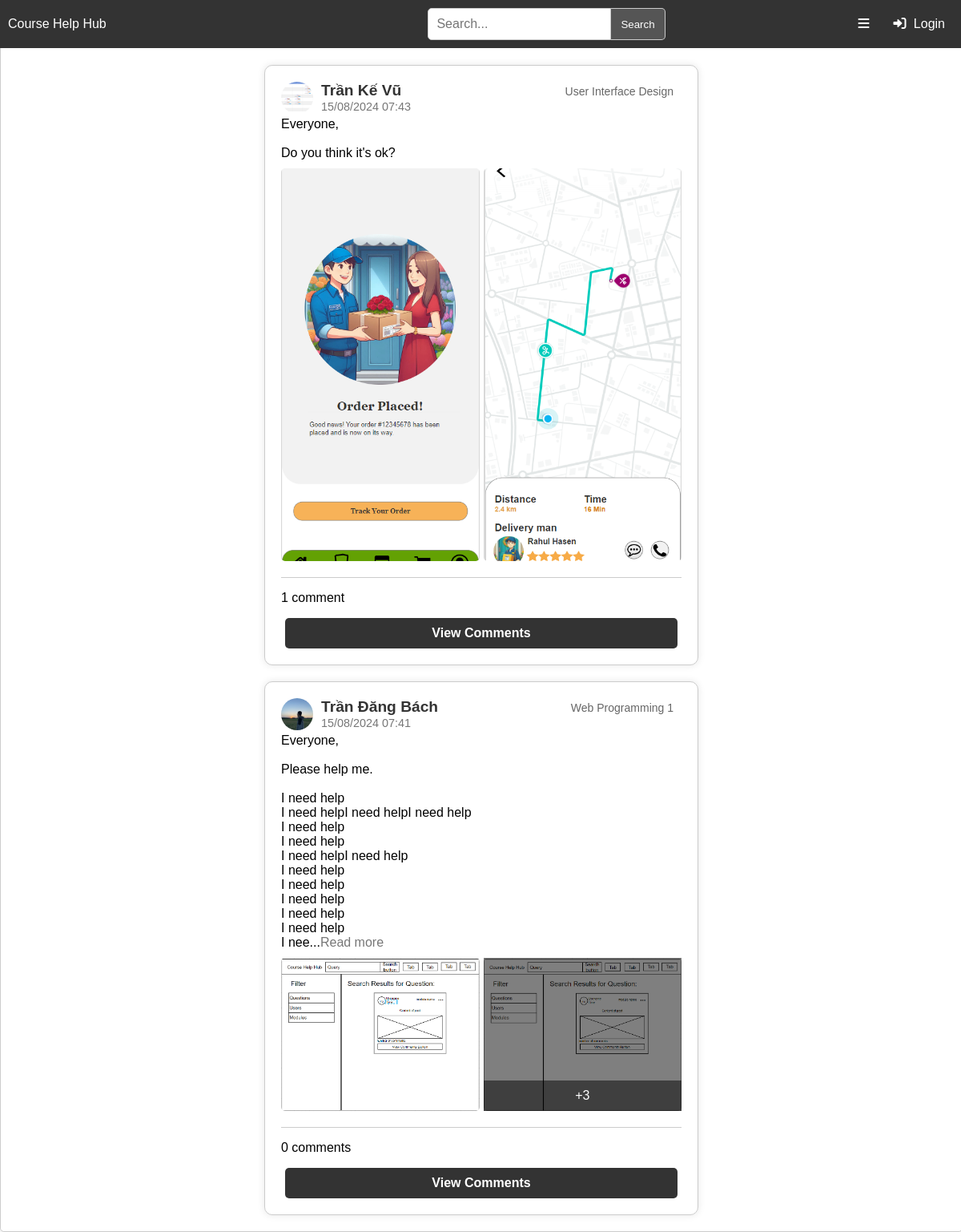
The page / on the database its author committed.
### tables this page shows
CREATE TABLE `question` (
  `id` int(11) NOT NULL,
  `user_id` int(11) NOT NULL,
  `module_id` int(11) NOT NULL,
  `content` text NOT NULL,
  `time` timestamp NOT NULL DEFAULT current_timestamp() ON UPDATE current_timestamp()
);

CREATE TABLE `user` (
  `id` int(11) NOT NULL,
  `username` varchar(50) NOT NULL,
  `password` varchar(50) NOT NULL,
  `name` varchar(50) NOT NULL,
  `dob` date NOT NULL,
  `email` varchar(50) NOT NULL,
  `profile_picture` varchar(255) NOT NULL
);

CREATE TABLE `module` (
  `id` int(11) NOT NULL,
  `module_name` varchar(255) NOT NULL
);

CREATE TABLE `question_image` (
  `id` int(11) NOT NULL,
  `question_id` int(11) NOT NULL,
  `image_path` varchar(255) NOT NULL
);

### includes/DatabaseFunctions.php (called while the page is built, shortened)
<?php
function query($pdo, $sql, $parameters = []) {
	$query = $pdo->prepare($sql);
	$query->execute($parameters);
	return $query;
}
function allPosts($pdo) {
	$query = query($pdo, 'SELECT * FROM question ORDER BY time DESC');
    return $query;
}
function getUserByUserId($pdo, $user_id) {
	$parameters = [':user_id' => $user_id];
    $query = query($pdo, 'SELECT * FROM user WHERE id = :user_id', $parameters);
    return $query->fetch();
}
function getModuleByModuleId($pdo, $module_id) {
	$parameters = [':module_id' => $module_id];
    $query = query($pdo, 'SELECT * FROM module WHERE id = :module_id', $parameters);
    return $query->fetch();
}
function getImagesOfPost($pdo, $question_id){
	$query = 'SELECT * FROM question_image WHERE question_id = :question_id';
    $parameters = [':question_id' => $question_id];
    $query = query($pdo, $query, $parameters);
	return $query->fetchAll();
}
function CountCommentsByPostId($pdo, $post_id) {
    $parameters = [':post_id' => $post_id];
    $query = query($pdo, 'SELECT COUNT(*) FROM comment WHERE question_id = :post_id', $parameters);
    return $query->fetchColumn();
}

### index.php (called while the page is built, shortened)
<?php
include 'home.php';
$output = ob_get_clean();
include 'templates/layout.html.php';

### home.php (the view, shortened to what this page needs)
<?php
try {
    include 'includes/DatabaseConnection.php';
    include 'includes/DatabaseFunctions.php';
    $stmt = allPosts($pdo);
    while ($row = $stmt->fetch()) {
        $user = getUserByUserId($pdo, $row['user_id']);
        $module = getModuleByModuleId($pdo, $row['module_id']);
        echo '<div class="postForm">';
            echo '<div class="post-header">';
                echo '<div class="left-side">';
                    echo '<a href="profile.php?username='. $user['username']. '"><img src="' . $user['profile_picture'] . '" onerror="this.onerror=null; this.src=\'uploads/default.png\';" alt="Profile Picture" class="user-picture"></a>';
                    echo '<div style="padding-left:10px">';
                        echo '<a href="profile.php?username='. $user['username']. '"><span class="username">'. htmlspecialchars($user['name']). '</span></a><br>';
                        $postTime = strtotime($row['time']);
                        $formattedTime = date('d/m/Y H:i', $postTime);
                        echo '<span class="post-time">'. htmlspecialchars($formattedTime) .'</span>';
                    echo '</div>';
                echo '</div>';
                echo '<div class="right-side">';
                    echo '<span class="module">'. htmlspecialchars($module['module_name']). '</span>';
                echo '</div>';
            echo '</div>';
            echo '<div class="post-content">';
                echo '<div class="content-contain">';
                    $content = htmlspecialchars($row['content']);
                    $lines = explode("\n", $content);
                    $max_display_lines = 5;
                    $max_display_chars = 200;
                    if (strlen($content) > $max_display_chars) {
                        $short_content = substr($content, 0, $max_display_chars) . '...';
                        echo '<div id="postContent-' . $row['id'] . '">' . $short_content . '<span id="readMore-' . $row['id'] . '" style="cursor: pointer; color:#777;">Read more</span></div>';
                    }
                    else {
                        echo '<span class="content">' . $content . '</span>';
                    }
                echo '</div>';
                echo '<div class="post-images">';
                    $images = getImagesOfPost($pdo, $row['id']);
                    $imageLimit = 2;
                    if (count($images) > $imageLimit) {
                        echo '<div class="post-image">';
                        echo '<img class="thumbnail" src="' . htmlspecialchars($images[0]['image_path']) . '" alt="Post Image">';
                        echo '</div>';
                        echo '<div class="post-image">';
                            echo '<img class="thumbnail" src="' . htmlspecialchars($images[1]['image_path']) . '" alt="Post Image">';
                            echo '<div class="view-more">';
                                echo '<span class="expand-images">+' . (count($images) - $imageLimit) . '</span>';
                            echo '</div>';
                        echo '</div>';
                    } else {
                        foreach ($images as $imageRow) {
                            echo '<div class="post-image">';
                            echo '<img class="thumbnail" src="' . htmlspecialchars($imageRow['image_path']) . '" alt="Post Image">';
                            echo '</div>';
                        }
                    }
                echo '</div>';
            echo '</div>';
            echo '<div class="comment-section">';
                $comment_numbers = CountCommentsByPostId($pdo, $row['id']);
                if ($comment_numbers == 1){
                    echo '<p> ' . htmlspecialchars($comment_numbers) . ' comment</p>';
                } else{
                    echo '<p> '. htmlspecialchars($comment_numbers) .' comments</p>';
                }
                echo '<a href="post_detail.php?id=' . htmlspecialchars($row['id']) . '">View Comments</a>';
            echo '</div>';
        echo '</div>';
    }
} catch (PDOException $e) {
    $title = 'An error has occurred';
    $output = 'Database error' . $e->getMessage();
}
?>

### templates/layout.html.php (shortened to what this page needs)
<!DOCTYPE html>
<html>
<head>
    <link rel="stylesheet" href="style.css">
    <link rel="stylesheet" href="https://cdnjs.cloudflare.com/ajax/libs/font-awesome/6.0.0-beta3/css/all.min.css">
</head>
<body>
    <div class="grid-container">
        <div class="grid-item">
            <header style="float:left; color:black;"><a style="float:left; color:white;" href="index.php">Course Help Hub</a></header>
        </div>
        <div class="grid-item">
            <div class="search-container">
                <form id="searchForm" action="search.php" method="GET">
                    <input type="search" id="searchQuery" name="query" placeholder="Search..." value="<?php if (isset($_GET['query'])){echo htmlspecialchars($_GET['query']);} ?>" required>
                    <button type="submit">Search</button>
                </form>
            </div>
        </div>
        <div class="grid-item">
            <ul id="tab-line" style="float:right">
                <div id="menu-icon"><i class="fa fa-bars"></i></div>
                <?php if (isset($_SESSION['username'])):
                    try {
                        $username = $_SESSION['username'];
                        include 'includes/DatabaseConnection.php';
                        require_once 'includes/DatabaseFunctions.php';
                        $user_data = getUserByUserName($pdo, $username);
                        if ($_SESSION['username'] == 'admin'): ?>
                            <li class="tab"><a href="manage_modules.php"><i class="fa fa-cog"></i> Manage Modules</a></li>
                        <?php endif;
                    } catch(PDOException $e) {
                        echo 'Database error' . $e->getMessage();
                    }
                ?>
                <li class="user-icon" id="userIcon">
                    <img src="<?php echo $user_data['profile_picture']; ?>" onerror="this.onerror=null; this.src='uploads/default.png';" alt="Profile Picture" class="user-picture">
                    <div class="user-options" id="userOptions">
                        <ul>
                            <li class="username"><i class="fa fa-user"></i><span><?php echo htmlspecialchars($user_data['name']); ?></span></li>
                            <li class="profile"><a href="profile.php"><i class="fa fa-user-edit"></i><span>Profile</span></a></li>
                            <li class="logout"><a href="logout.php"><i class="fa fa-sign-out-alt"></i><span>Logout</span></a></li>
                        </ul>
                    </div>
                </li>
                <?php else: ?>
                    <li class="login-tab"><a href="login.php"><i class="fa fa-sign-in-alt"></i> Login</a></li>
                <?php endif; ?>
            </ul>
        </div>
    </div>
    <main>
        <?php echo $output ?>
    </main>
</body>
</html>

### rows shown on the page
question: user.profile_picture (picture), user.name "Trần Kế Vũ", time "15/08/2024 07:43", module.module_name "User Interface Design", content "Everyone, Do you think it's ok?", comment_numbers "1"
question_image: image_path (picture)
question_image: image_path (picture)
question: user.profile_picture (picture), user.name "Trần Đăng Bách", time "15/08/2024 07:41", module.module_name "Web Programming 1", content "Everyone, Please help me. I need help I need helpI need helpI need help I need help I need help I need helpI need help I need help I need help I need help I need help I need help I nee...", question_image.image_path (picture), count($images) - $imageLimit "3", comment_numbers "0"
